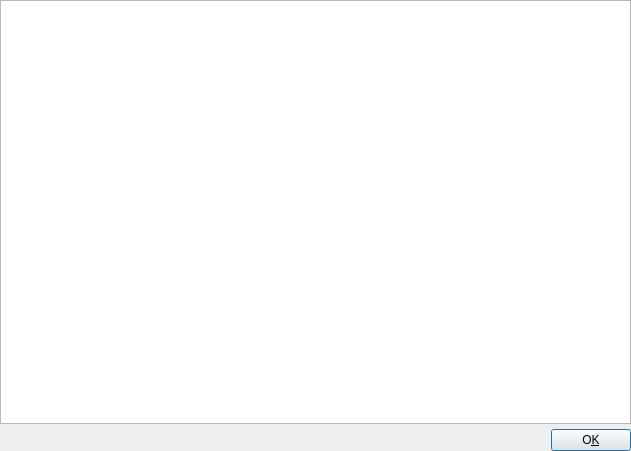
<?xml version="1.0" encoding="UTF-8"?>
<ui version="4.0">
 <class>HelpBase</class>
 <widget class="QWidget" name="HelpBase">
  <property name="geometry">
   <rect>
    <x>0</x>
    <y>0</y>
    <width>631</width>
    <height>451</height>
   </rect>
  </property>
  <property name="windowTitle">
   <string>Help</string>
  </property>
  <property name="windowIcon">
   <iconset resource="../icons.qrc">
    <normaloff>:/icons/resources/help.png</normaloff>:/icons/resources/help.png</iconset>
  </property>
  <layout class="QHBoxLayout">
   <property name="spacing">
    <number>0</number>
   </property>
   <property name="leftMargin">
    <number>0</number>
   </property>
   <property name="topMargin">
    <number>0</number>
   </property>
   <property name="rightMargin">
    <number>0</number>
   </property>
   <property name="bottomMargin">
    <number>0</number>
   </property>
   <item>
    <layout class="QVBoxLayout">
     <property name="spacing">
      <number>5</number>
     </property>
     <property name="leftMargin">
      <number>0</number>
     </property>
     <property name="topMargin">
      <number>0</number>
     </property>
     <property name="rightMargin">
      <number>0</number>
     </property>
     <property name="bottomMargin">
      <number>0</number>
     </property>
     <item>
      <widget class="QSplitter" name="splitter">
       <property name="orientation">
        <enum>Qt::Vertical</enum>
       </property>
       <widget class="QTextEdit" name="textEditHelp">
        <property name="undoRedoEnabled">
         <bool>false</bool>
        </property>
        <property name="readOnly">
         <bool>true</bool>
        </property>
       </widget>
      </widget>
     </item>
     <item>
      <layout class="QHBoxLayout">
       <property name="spacing">
        <number>6</number>
       </property>
       <property name="leftMargin">
        <number>0</number>
       </property>
       <property name="topMargin">
        <number>0</number>
       </property>
       <property name="rightMargin">
        <number>0</number>
       </property>
       <property name="bottomMargin">
        <number>0</number>
       </property>
       <item>
        <spacer>
         <property name="orientation">
          <enum>Qt::Horizontal</enum>
         </property>
         <property name="sizeType">
          <enum>QSizePolicy::Expanding</enum>
         </property>
         <property name="sizeHint" stdset="0">
          <size>
           <width>20</width>
           <height>20</height>
          </size>
         </property>
        </spacer>
       </item>
       <item>
        <widget class="QPushButton" name="buttonOk">
         <property name="minimumSize">
          <size>
           <width>80</width>
           <height>0</height>
          </size>
         </property>
         <property name="text">
          <string>O&amp;K</string>
         </property>
         <property name="shortcut">
          <string>Alt+K</string>
         </property>
         <property name="autoDefault">
          <bool>true</bool>
         </property>
         <property name="default">
          <bool>true</bool>
         </property>
        </widget>
       </item>
      </layout>
     </item>
    </layout>
   </item>
  </layout>
 </widget>
 <layoutdefault spacing="6" margin="11"/>
 <resources>
  <include location="../icons.qrc"/>
 </resources>
 <connections>
  <connection>
   <sender>buttonOk</sender>
   <signal>clicked()</signal>
   <receiver>HelpBase</receiver>
   <slot>close()</slot>
   <hints>
    <hint type="sourcelabel">
     <x>20</x>
     <y>20</y>
    </hint>
    <hint type="destinationlabel">
     <x>20</x>
     <y>20</y>
    </hint>
   </hints>
  </connection>
 </connections>
</ui>
